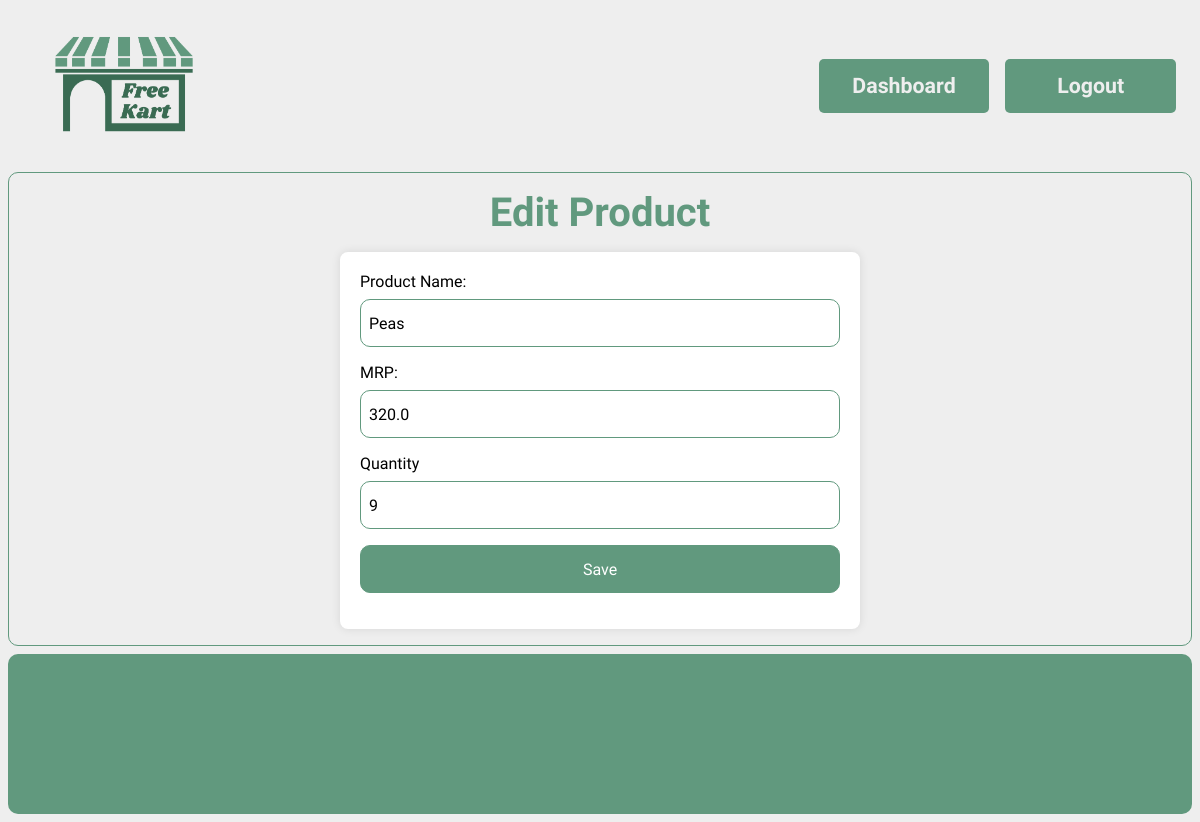
/dashboard/edit/6 (signed in), run on the app's committed database.
### models.py (models this page shows, shortened)
class Product(db.Model):
    __tablename__ = "products"
    id = db.Column(db.Integer, primary_key=True, autoincrement=True)
    expiry = db.Column(db.DateTime, nullable=False)
    pic = db.Column(db.String(50), nullable=False, default="")
    name = db.Column(db.String(50), nullable=False)
    quantity = db.Column(db.Integer, nullable=False)
    price = db.Column(db.Float, nullable=False)
    category = db.Column(db.String(25), nullable=False)
    seller_id = db.Column(db.Integer, db.ForeignKey('sellers.id'), nullable=False)

### routes/core.py (the view)
@core.route("/dashboard/edit/<int:id>")
def edit_product(id):
    seller = auth_seller()
    if not seller:
        return '',404
    product = Product.query.get(id)
    return render_template("edit.html", seller=seller, product=product)

### routes/core.py (called while the page is built)
def auth_seller():
    if 'user_id' not in session or 'type' not in session or session['type'] != 'seller':
        return None
    seller = Seller.query.get(session['user_id'])
    if not seller:
        return None
    return seller

### templates/edit.html (shortened to what this page needs)
{% extends "base.html" %}
{% block head %}
<link rel="stylesheet" href="{{
    url_for('static', filename = 'css/add.css')
}}">
{% endblock %}
{% block content %}
    <div class="display">
        <div class="heading">
           Edit Product
        </div>
        <div class="products">
          <form action="/submit" id="addForm" enctype="multipart/form-data">
              <label for="productName">Product Name:</label>
              <input type="text" value="{{ product.name }}" id="productName" name="name" required><br>
              <label for="mrp">MRP:</label>
      <input type="number" id="mrp" value="{{ product.price }}" name="price" required><br>
              <label for="quantity">Quantity</label>
      <input type="number" id="quantity" value="{{product.quantity}}" name="quantity" required><br>
              <input type="submit" value="Save">
          </form>
        </div>
    </div>
{% endblock %}

### static/css/global.css (style rules this page uses)
:root { --primary : #61997e; --white : #eeeeee; --content-font : 'Signika Negative' }
html { background-color: var(--white); }
* { margin: none; padding: none; border: none; outline: none; }
body { display: flex; flex-direction: column; gap: 0.5em; }
.display { display: flex; flex-direction: column; align-items: center; gap: 1em; padding: 1em; height: auto; border-radius: 10px; border:1px solid var(--primary); }
.heading { font-family: var(--content-font); font-size: 30pt; font-weight: 700; color: var(--primary); }
input { border: 1px solid var(--primary); height: 3em; font-family: var(--content-font); font-size: 12pt; padding: 0 1em; border-radius: 5px; }
.products { display: grid; width: 90%; grid-template-columns: repeat(auto-fill, minmax(200px, 1fr)); gap: 2em; }

### static/css/add.css (style rules this page uses)
* { user-select: none; }
.products { display: flex; flex-direction: column; align-items: center; gap: 1em; }
form { background-color: #fff; padding: 20px; border-radius: 8px; box-shadow: 0 0 10px rgba(0, 0, 0, 0.1); width: 30rem; }
label { display: block; margin-bottom: 8px; font-family: var(--content-font); }
input, select { width: 100%; padding: 8px; margin-bottom: 16px; box-sizing: border-box; border: 1px solid var(--primary); border-radius: 10px; }
input[type="submit"] { background-color: var(--primary); color: #fff; cursor: pointer; }

### data on the page
Product: name "Peas", price "320.0", quantity "9"
